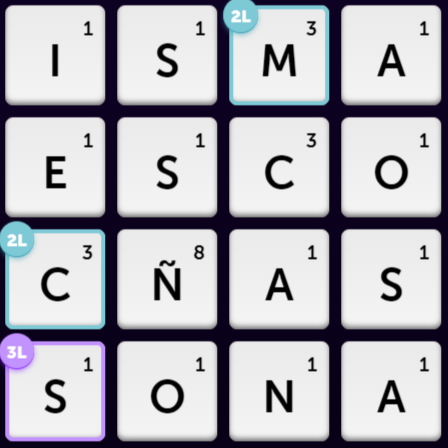
#> input picture assets/imag.png, 448 x 448 px, found by its file name
$ python ocr.py
#> lines starting #> are read from the running program, lines starting #| are printed output that depends on the picture
from PIL import Image
import pytesseract


imag = Image.open('imag.png').convert('RGBA')
mask = Image.open('mask.png').convert('RGBA')
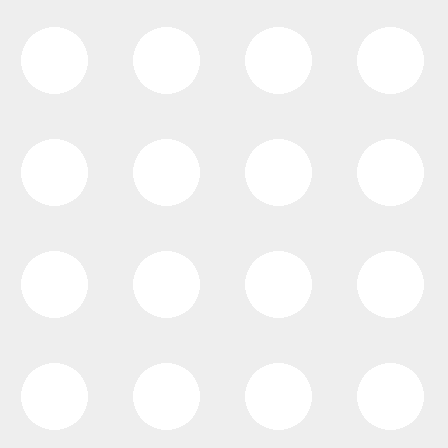
#> input picture assets/mask.png, 448 x 448 px, found by its file name
#> mask is the input picture: PIL image 448x448 RGBA; mean R, G, B, A 238, 238, 238, 183.4

data = Image.alpha_composite(imag, mask)
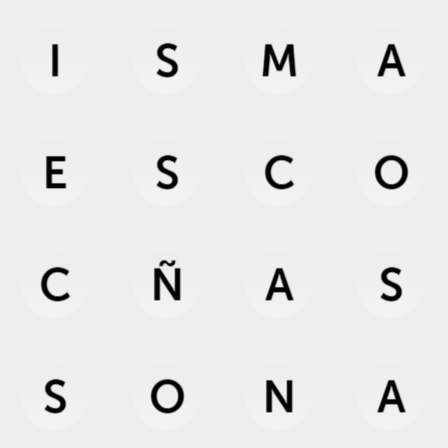
#> data: PIL image 448x448 RGBA; mean R, G, B, A 231.1, 231.1, 231.1, 255

config_str = '--oem 3 --psm 6 -c tessedit_char_whitelist=|ABCDEFGHIJKLMNOPQRSTUVWXYZ'

try:
#> (the run stopped early here; a loop or call above may not have finished)
